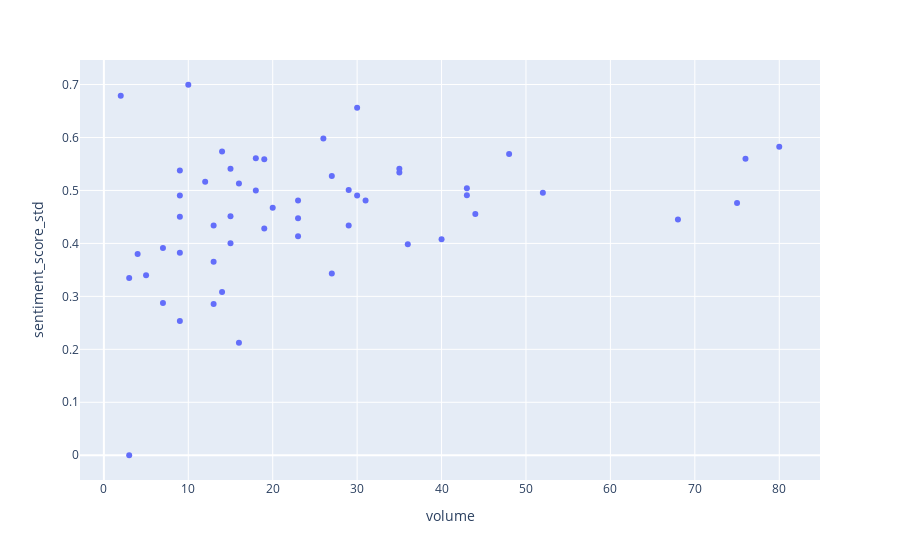

The cell this chart's notebook holds for it:
### Markdown cell above
## Volume vs Sentiment Variability

Here we examine whether days with more articles also have higher disagreement.

If higher volume causes more disagreement,
we should see a clear upward trend in this scatter plot.

If not, then disagreement may be driven by something else.

### Code cell
import plotly.express as px
px.scatter(plot_df, x = "volume", y = "sentiment_score_std")

### Figure 1 — Plotly figure (JSON) as saved in the notebook; plotly's stock layout.template omitted (floating-point values rounded to 4 significant figures)
{"data": [{"hovertemplate": "volume=%{x}<br>sentiment_score_std=%{y}<extra></extra>", "legendgroup": "", "marker": {"color": "#636efa", "symbol": "circle"}, "mode": "markers", "name": "", "orientation": "v", "showlegend": false, "type": "scatter", "x": [26, 14, 9, 15, 16, 44, 18, 43, 27, 20, 29, 27, 52, 18, 19, 29, 68, 23, 23, 13, 30, 12, 9, 13, 9, 16, 23, 15, 13, 5, 19, 9, 14, 9, 4, 3, 7, 3, 2, 76, 31, 48, 7, 43, 30, 15, 35, 35, 75, 36, 40, 80, 10], "xaxis": "x", "y": [0.5982, 0.5734, 0.4903, 0.4514, 0.2125, 0.4555, 0.561, 0.4909, 0.3431, 0.4673, 0.5009, 0.5271, 0.4955, 0.4997, 0.559, 0.4338, 0.4453, 0.4473, 0.481, 0.3656, 0.4906, 0.5165, 0.4504, 0.4337, 0.3825, 0.5131, 0.4136, 0.5412, 0.2854, 0.3399, 0.4282, 0.2533, 0.3081, 0.5377, 0.38, 0.0, 0.2873, 0.3349, 0.6788, 0.5599, 0.4809, 0.5689, 0.3912, 0.5041, 0.6562, 0.4005, 0.5338, 0.5412, 0.4765, 0.3985, 0.408, 0.5824, 0.6996], "yaxis": "y"}], "layout": {"legend": {"tracegroupgap": 0}, "margin": {"t": 60}, "xaxis": {"anchor": "y", "domain": [0, 1], "title": {"text": "volume"}}, "yaxis": {"anchor": "x", "domain": [0, 1], "title": {"text": "sentiment_score_std"}}}}
